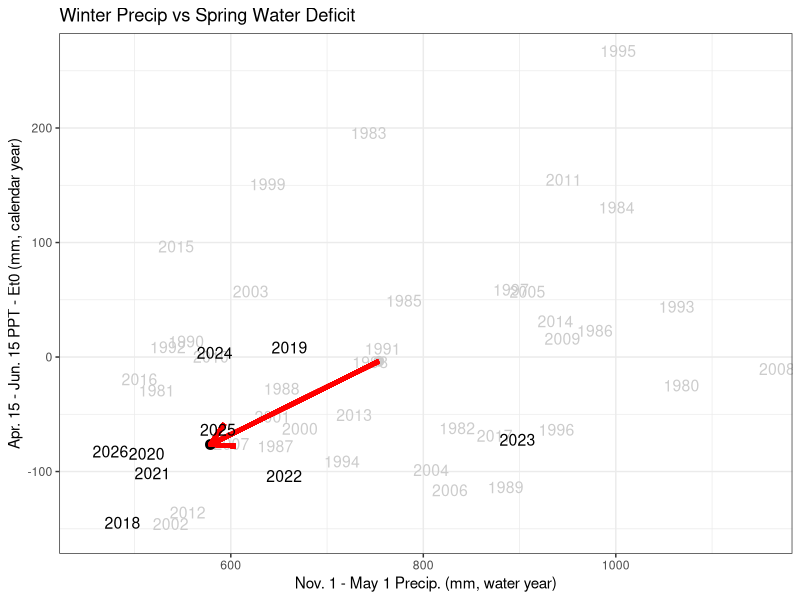
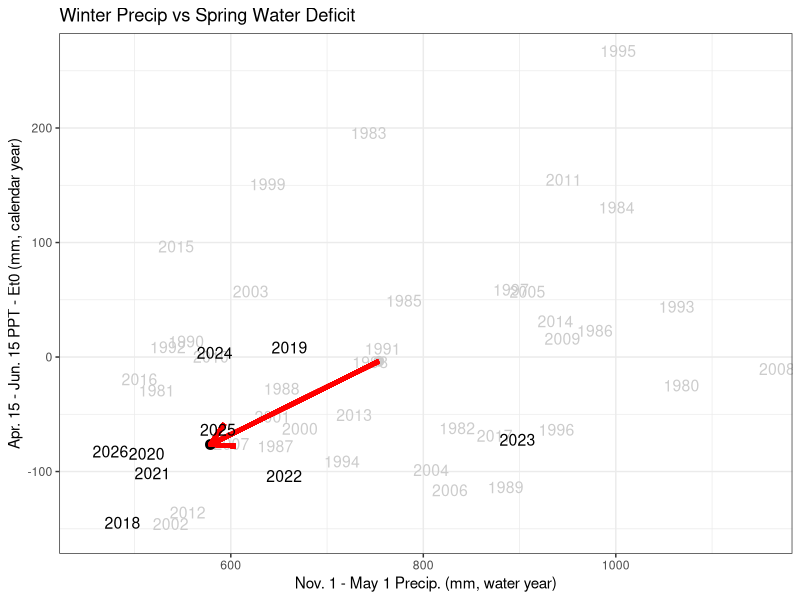

Reproduce these figures in R, in order.
## ---- chunk 1

library(ggplot2)
library(dplyr)

setwd("~/code/demo_graphing_project/")
## ---- chunk 2
deficit <- read.csv("./data/raw/ClimateEngine_Apr15_Jun15_Deficit_1979_2026.csv")
precip <- read.csv("./data/raw/ClimateEngine_Nov1_Apr15_Precip_1979_2026.csv")
colnames(deficit) <- c("Year","SummerDeficit")
colnames(precip) <- c("Year","WinterPrecip")
## ---- chunk 3

combined <- left_join(deficit,precip,by="Year")

mean_ppt_1979_2017 <- mean(combined$WinterPrecip[1:39],na.rm=TRUE)
mean_deficit_1979_2017 <- mean(combined$SummerDeficit[1:39],na.rm=TRUE)
means_df <- data.frame(label="Mean 1979-2010",
                       WinterPrecip=mean_ppt_1979_2017,
                       SummerDeficit=mean_deficit_1979_2017)

mean_ppt_2018_2026 <- mean(combined$WinterPrecip[40:48],na.rm=TRUE)
mean_deficit_2018_2026 <- mean(combined$SummerDeficit[40:48],na.rm=TRUE)
current_df <- data.frame(label="Mean 2018-2024",
                       WinterPrecip=mean_ppt_2018_2026,
                       SummerDeficit=mean_deficit_2018_2026)

hist_years <- filter(combined,Year < 2018)
cur_years <- filter(combined,Year >= 2018)
## ---- chunk 4
p1 <- ggplot(combined)+
  geom_text(aes(label=Year,x=WinterPrecip,y=SummerDeficit),hjust=0,vjust=0,data=hist_years,color="grey80",
            size=4) +
  geom_point(aes(x=WinterPrecip,y=SummerDeficit),size=3,data=means_df,color="grey80") +
  geom_point(aes(x=WinterPrecip,y=SummerDeficit),size=3,data=current_df,color="black") +
  geom_segment(aes(x=mean_ppt_1979_2017,y=mean_deficit_1979_2017,
                   xend=mean_ppt_2018_2026,yend=mean_deficit_2018_2026),
               color="red",arrow = grid::arrow(),lwd=1.5)+
  labs(title="Winter Precip vs Spring Water Deficit",
       x="Nov. 1 - May 1 Precip. (mm, water year)",
       y="Apr. 15 - Jun. 15 PPT - Et0 (mm, calendar year)") + 
  geom_text(aes(label=Year,x=WinterPrecip,y=SummerDeficit),hjust=0,vjust=0,data=cur_years,
            color="black",
            size=4) +
  theme_bw()
print(p1)
## ---- chunk 5
pdf("./output/WinterPrecip_vs_SummerDeficit_2026_small.pdf",width=6.5,height=6)
print(p1)
dev.off()
## ---- chunk 6
